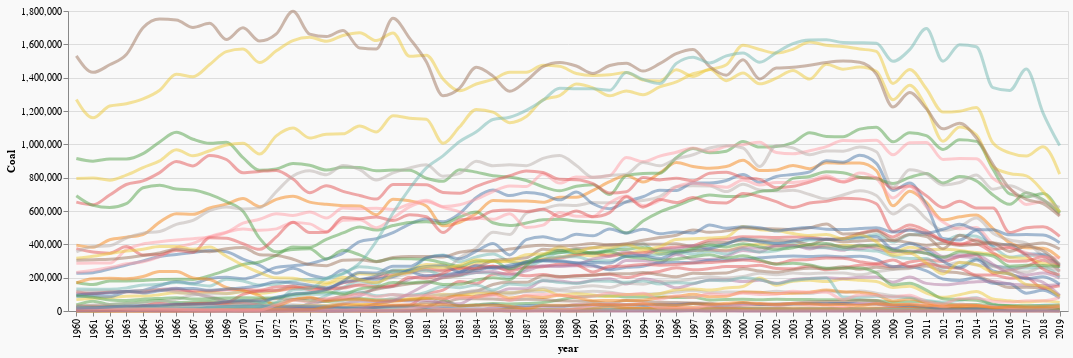

The Vega-Lite source for this figure:
### Vega specification from a JSON file in a GitHub repository (floating-point values rounded to 4 significant figures; data arrays with more than 128 entries replaced by an {"elided": "..."} marker saying what was removed)
{"$schema": "https://vega.github.io/schema/vega/v5.json", "background": "#f9f9f9", "padding": 5, "width": 1000, "height": 300, "style": "cell", "data": [{"name": "data-e995d3c8bcc275f9ca34ce68a32f632b", "values": {"elided": "3060 records"}}], "marks": [{"name": "pathgroup", "type": "group", "from": {"facet": {"name": "faceted_path_main", "data": "data-e995d3c8bcc275f9ca34ce68a32f632b", "groupby": ["State"]}}, "encode": {"update": {"width": {"field": {"group": "width"}}, "height": {"field": {"group": "height"}}}}, "marks": [{"name": "marks", "type": "line", "style": ["line"], "sort": {"field": "datum[\"year\"]"}, "from": {"data": "faceted_path_main"}, "encode": {"update": {"opacity": {"value": 0.5}, "strokeWidth": {"value": 3}, "interpolate": {"value": "monotone"}, "stroke": {"scale": "color", "field": "State"}, "tooltip": {"signal": "isValid(datum[\"State\"]) ? datum[\"State\"] : \"\"+datum[\"State\"]"}, "description": {"signal": "\"State: \" + (isValid(datum[\"State\"]) ? datum[\"State\"] : \"\"+datum[\"State\"]) + \"; year: \" + (isValid(datum[\"year\"]) ? datum[\"year\"] : \"\"+datum[\"year\"]) + \"; Coal: \" + (format(datum[\"Coal\"], \"\"))"}, "x": {"scale": "x", "field": "year"}, "y": {"scale": "y", "field": "Coal"}, "defined": {"signal": "isValid(datum[\"Coal\"]) && isFinite(+datum[\"Coal\"])"}}}}]}], "scales": [{"name": "x", "type": "point", "domain": {"data": "data-e995d3c8bcc275f9ca34ce68a32f632b", "field": "year", "sort": true}, "range": [0, {"signal": "width"}], "padding": 0.5}, {"name": "y", "type": "linear", "domain": {"data": "data-e995d3c8bcc275f9ca34ce68a32f632b", "field": "Coal"}, "range": [{"signal": "height"}, 0], "nice": true, "zero": true}, {"name": "color", "type": "ordinal", "domain": {"data": "data-e995d3c8bcc275f9ca34ce68a32f632b", "field": "State", "sort": true}, "range": "category"}], "axes": [{"scale": "y", "orient": "left", "gridScale": "x", "grid": true, "tickCount": {"signal": "ceil(height/40)"}, "domain": false, "labels": false, "aria": false, "maxExtent": 0, "minExtent": 0, "ticks": false, "zindex": 0}, {"scale": "x", "orient": "bottom", "grid": false, "title": "year", "labelAlign": "right", "labelAngle": 270, "labelBaseline": "middle", "zindex": 0}, {"scale": "y", "orient": "left", "grid": false, "title": "Coal", "labelOverlap": true, "tickCount": {"signal": "ceil(height/40)"}, "zindex": 0}]}
